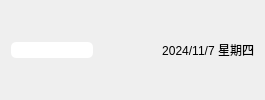
     <widget class="QWidget" name="widget_1" native="true">
      <layout class="QHBoxLayout" name="horizontalLayout_2" stretch="2,0,3">
       <item>
        <widget class="QLineEdit" name="lineEdit_search">
         <property name="styleSheet">
          <string notr="true">border-radius: 5px;
font: 9pt &quot;Microsoft YaHei UI&quot;;
background-color: rgb(255, 255, 255);
color:rgb(255, 14, 106);
</string>
         </property>
         <property name="text">
          <string/>
         </property>
        </widget>
       </item>
       <item>
        <widget class="QPushButton" name="pushButton_search">
         <property name="minimumSize">
          <size>
           <width>25</width>
           <height>25</height>
          </size>
         </property>
         <property name="maximumSize">
          <size>
           <width>25</width>
           <height>25</height>
          </size>
         </property>
         <property name="styleSheet">
          <string notr="true">border-radius: 15px;</string>
         </property>
         <property name="text">
          <string/>
         </property>
         <property name="icon">
          <iconset resource="resc.qrc">
           <normaloff>:/res/search.png</normaloff>:/res/search.png</iconset>
         </property>
        </widget>
       </item>
       <item>
        <widget class="QLabel" name="label_currenttime">
         <property name="minimumSize">
          <size>
           <width>100</width>
           <height>0</height>
          </size>
         </property>
         <property name="focusPolicy">
          <enum>Qt::FocusPolicy::NoFocus</enum>
         </property>
         <property name="text">
          <string>2024/11/7 星期四</string>
         </property>
         <property name="alignment">
          <set>Qt::AlignmentFlag::AlignRight|Qt::AlignmentFlag::AlignTrailing|Qt::AlignmentFlag::AlignVCenter</set>
         </property>
        </widget>
       </item>
      </layout>
     </widget>
